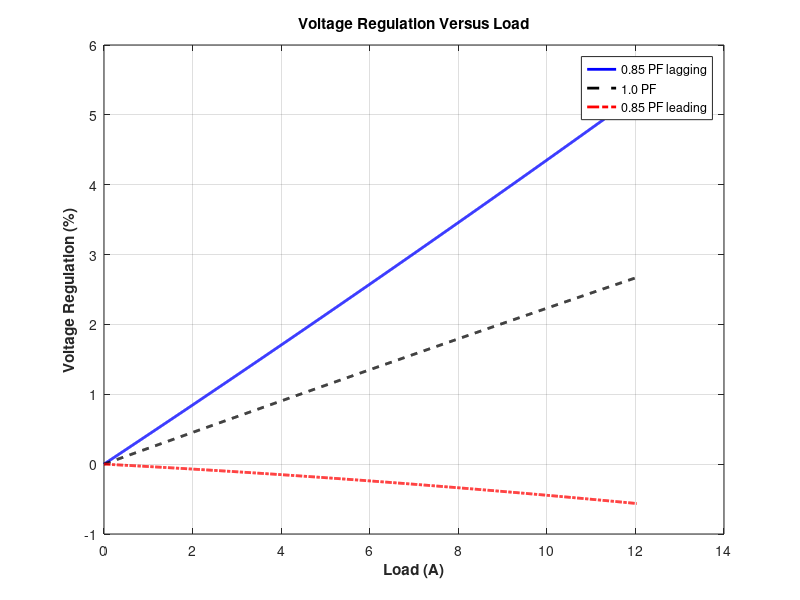

This figure's MATLAB source:

% M-file to calculate and plot the voltage regulation

% of a three-phase Y-delta transformer bank as a

% function of load for power factors of 0.85 lagging,

% 1.0, and 0.85 leading. These calculations are done

% using an equivalent circuit referred to the primary side.

% Define values for this transformer

VL = 14400; % Primary line voltage (V)

VPP = VL / sqrt(3); % Primary phase voltage (V)

amps = 0:0.01203:12.03; % Phase current values (A)

Req = 18.94; % Equivalent R (ohms)

Xeq = 35.77; % Equivalent X (ohms)

% Calculate the current values for the three

% power factors. The first row of I contains

% the lagging currents, the second row contains

% the unity currents, and the third row contains

% the leading currents.

re = 0.85;

im = sin(acos(re));

I = zeros(3,length(amps));

I(1,:) = amps .* ( re - j*im); % Lagging

I(2,:) = amps .* ( 1.0 ); % Unity

I(3,:) = amps .* ( re + j*im); % Leading

% Calculate secondary phase voltage referred

% to the primary side for each current and

% power factor.

aVSP = VPP - (Req.*I + j.*Xeq.*I);

% Calculate the voltage regulation.

VR = (VPP - abs(aVSP)) ./ abs(aVSP) .* 100;

% Plot the voltage regulation versus load

plot(amps,VR(1,:),'b-','LineWidth',2.0);

hold on;

plot(amps,VR(2,:),'k--','LineWidth',2.0);

plot(amps,VR(3,:),'r-.','LineWidth',2.0);

title ('\bfVoltage Regulation Versus Load');

xlabel ('\bfLoad (A)');

ylabel ('\bfVoltage Regulation (%)');

legend('0.85 PF lagging','1.0 PF','0.85 PF leading');

grid on;

hold off;